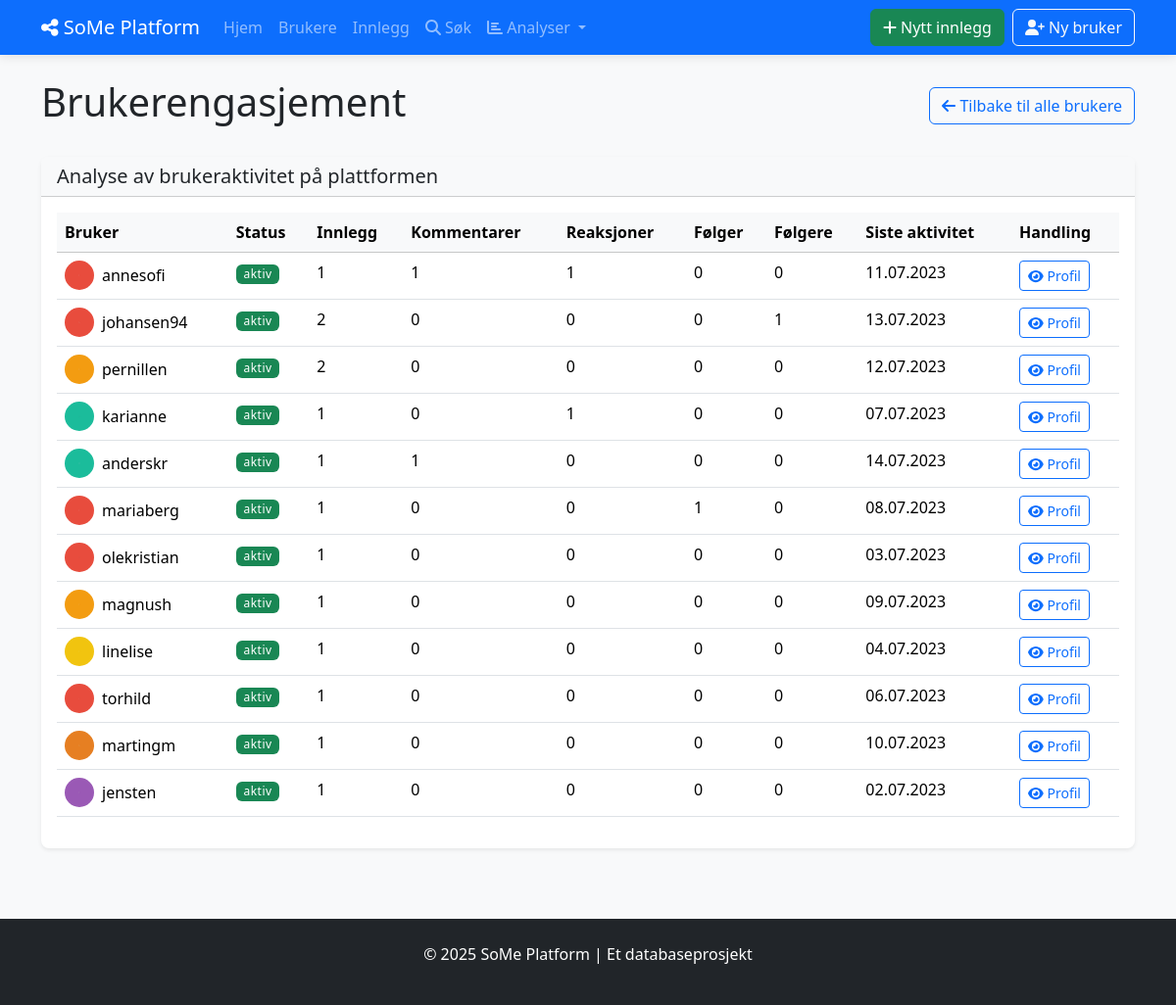
Screenshot of /user_engagement with the database file from the repository.
### tables this page shows
CREATE TABLE BRUKERE (
            bruker_id INTEGER PRIMARY KEY AUTOINCREMENT,
            brukernavn TEXT NOT NULL UNIQUE,
            epost TEXT NOT NULL UNIQUE,
            passord_hash TEXT NOT NULL,
            profilbilde TEXT,
            bio TEXT,
            registrerings_dato DATE NOT NULL DEFAULT CURRENT_DATE,
            fødselsdato DATE,
            status TEXT DEFAULT 'aktiv'
        );

### social_media_app/app.py (the view)
@app.route('/user_engagement')
def user_engagement():
    with Database() as db:
        users = db.fetchall("""
            SELECT
                b.bruker_id,
                b.brukernavn,
                b.profilbilde,
                b.status,
                COUNT(DISTINCT i.innlegg_id) AS antall_innlegg,
                COUNT(DISTINCT k.kommentar_id) AS antall_kommentarer,
                COUNT(DISTINCT r.reaksjon_id) AS antall_reaksjoner,
                COUNT(DISTINCT f.følge_id) AS antall_følger,
                (SELECT COUNT(*) FROM FØLGER WHERE følger_bruker_id = b.bruker_id) AS antall_følgere,
                MAX(i.opprettet_dato) AS siste_aktivitet
            FROM BRUKERE b
            LEFT JOIN INNLEGG i ON b.bruker_id = i.bruker_id
            LEFT JOIN KOMMENTARER k ON b.bruker_id = k.bruker_id
            LEFT JOIN REAKSJONER r ON b.bruker_id = r.bruker_id
            LEFT JOIN FØLGER f ON b.bruker_id = f.følger_id
            GROUP BY b.bruker_id
            ORDER BY (antall_innlegg + antall_kommentarer + antall_reaksjoner) DESC
        """)
        users = [format_date_fields(user, ['siste_aktivitet']) for user in users]
    return render_template('analytics/user_engagement.html', users=users)

### social_media_app/app.py (called while the page is built)
def format_date_fields(item, date_fields=None):
    if not item:
        return None
    if not isinstance(item, dict):
        item = dict(item)
    if date_fields:
        for field in date_fields:
            if field in item and item[field]:
                try:
                    if 'T' in item[field]:  # ISO format
                        item[field] = datetime.fromisoformat(item[field].replace('Z', '+00:00'))
                    else:  # SQLite default format
                        item[field] = datetime.strptime(item[field], '%Y-%m-%d %H:%M:%S')
                except (ValueError, TypeError):
                    try:
                        item[field] = datetime.strptime(item[field], '%Y-%m-%d')
                    except (ValueError, TypeError):
                        pass  # Keep original if parsing fails
    return item

### social_media_app/db_config.py (called while the page is built)
    def __enter__(self):
        return self

    def __exit__(self, exc_type, exc_val, exc_tb):
        self.cursor.close()
        if self.conn:
            self.conn.close()

    def fetchall(self, sql, params=None):
        self.cursor.execute(sql, params or ())
        return self.cursor.fetchall()

### social_media_app/templates/analytics/user_engagement.html (shortened to what this page needs)
{% extends "base.html" %}
{% block content %}
<div class="d-flex justify-content-between align-items-center mb-4">
    <h1>Brukerengasjement</h1>
    <a href="{{ url_for('list_users') }}" class="btn btn-outline-primary">
        <i class="fas fa-arrow-left"></i> Tilbake til alle brukere
    </a>
</div>
<div class="card shadow-sm mb-4">
    <div class="card-header bg-light">
        <h2 class="h5 mb-0">Analyse av brukeraktivitet på plattformen</h2>
    </div>
    <div class="card-body">
        {% if users %}
            <div class="table-responsive">
                <table class="table table-hover">
                    <thead class="table-light">
                        <tr>
                            <th>Bruker</th>
                            <th>Status</th>
                            <th>Innlegg</th>
                            <th>Kommentarer</th>
                            <th>Reaksjoner</th>
                            <th>Følger</th>
                            <th>Følgere</th>
                            <th>Siste aktivitet</th>
                            <th>Handling</th>
                        </tr>
                    </thead>
                    <tbody>
                        {% for user in users %}
                        <tr>
                            <td>
                                <div class="d-flex align-items-center">
                                    {% if user.profilbilde %}
                                        <img src="{{ url_for('static', filename='uploads/' + user.profilbilde) }}"
                                             alt="{{ user.brukernavn }}" class="rounded-circle me-2" width="30" height="30">
                                    {% else %}
                                        <div class="rounded-circle bg-secondary d-flex align-items-center justify-content-center me-2 rounded-circle-placeholder">
                                            <i class="fas fa-user fa-sm text-white"></i>
                                        </div>
                                    {% endif %}
                                    {{ user.brukernavn }}
                                </div>
                            </td>
                            <td>
                                <span class="badge {{ 'bg-success' if user.status == 'aktiv' else 'bg-secondary' }}">
                                    {{ user.status }}
                                </span>
                            </td>
                            <td>{{ user.antall_innlegg }}</td>
                            <td>{{ user.antall_kommentarer }}</td>
                            <td>{{ user.antall_reaksjoner }}</td>
                            <td>{{ user.antall_følger }}</td>
                            <td>{{ user.antall_følgere }}</td>
                            <td>
                                {% if user.siste_aktivitet %}
                                    {{ user.siste_aktivitet.strftime('%d.%m.%Y') }}
                                {% else %}
                                    <span class="text-muted">-</span>
                                {% endif %}
                            </td>
                            <td>
                                <a href="{{ url_for('view_user', user_id=user.bruker_id) }}" class="btn btn-sm btn-outline-primary">
                                    <i class="fas fa-eye"></i> Profil
                                </a>
                            </td>
                        </tr>
                        {% endfor %}
                    </tbody>
                </table>
            </div>
        {% else %}
            <div class="alert alert-info">
                Ingen brukere funnet.
            </div>
        {% endif %}
    </div>
</div>
{% endblock %}

### social_media_app/static/style.css (style rules this page uses)
body { background-color: #f8f9fa; min-height: 100vh; display: flex; flex-direction: column; }
.card { border-radius: 0.5rem; border: none; transition: transform 0.2s, box-shadow 0.2s; }
.card .rounded-circle { object-fit: cover; }
.badge { font-weight: 500; letter-spacing: 0.5px; }

### rows the page displays
BRUKERE: profilbilde (picture), brukernavn "annesofi", status "aktiv", antall_innlegg "1", antall_kommentarer "1", antall_reaksjoner "1", antall_følger "0", antall_følgere "0", siste_aktivitet "11.07.2023"
BRUKERE: profilbilde (picture), brukernavn "johansen94", status "aktiv", antall_innlegg "2", antall_kommentarer "0", antall_reaksjoner "0", antall_følger "0", antall_følgere "1", siste_aktivitet "13.07.2023"
BRUKERE: profilbilde (picture), brukernavn "pernillen", status "aktiv", antall_innlegg "2", antall_kommentarer "0", antall_reaksjoner "0", antall_følger "0", antall_følgere "0", siste_aktivitet "12.07.2023"
BRUKERE: profilbilde (picture), brukernavn "karianne", status "aktiv", antall_innlegg "1", antall_kommentarer "0", antall_reaksjoner "1", antall_følger "0", antall_følgere "0", siste_aktivitet "07.07.2023"
BRUKERE: profilbilde (picture), brukernavn "anderskr", status "aktiv", antall_innlegg "1", antall_kommentarer "1", antall_reaksjoner "0", antall_følger "0", antall_følgere "0", siste_aktivitet "14.07.2023"
BRUKERE: profilbilde (picture), brukernavn "mariaberg", status "aktiv", antall_innlegg "1", antall_kommentarer "0", antall_reaksjoner "0", antall_følger "1", antall_følgere "0", siste_aktivitet "08.07.2023"
BRUKERE: profilbilde (picture), brukernavn "olekristian", status "aktiv", antall_innlegg "1", antall_kommentarer "0", antall_reaksjoner "0", antall_følger "0", antall_følgere "0", siste_aktivitet "03.07.2023"
BRUKERE: profilbilde (picture), brukernavn "magnush", status "aktiv", antall_innlegg "1", antall_kommentarer "0", antall_reaksjoner "0", antall_følger "0", antall_følgere "0", siste_aktivitet "09.07.2023"
BRUKERE: profilbilde (picture), brukernavn "linelise", status "aktiv", antall_innlegg "1", antall_kommentarer "0", antall_reaksjoner "0", antall_følger "0", antall_følgere "0", siste_aktivitet "04.07.2023"
BRUKERE: profilbilde (picture), brukernavn "torhild", status "aktiv", antall_innlegg "1", antall_kommentarer "0", antall_reaksjoner "0", antall_følger "0", antall_følgere "0", siste_aktivitet "06.07.2023"
BRUKERE: profilbilde (picture), brukernavn "martingm", status "aktiv", antall_innlegg "1", antall_kommentarer "0", antall_reaksjoner "0", antall_følger "0", antall_følgere "0", siste_aktivitet "10.07.2023"
BRUKERE: profilbilde (picture), brukernavn "jensten", status "aktiv", antall_innlegg "1", antall_kommentarer "0", antall_reaksjoner "0", antall_følger "0", antall_følgere "0", siste_aktivitet "02.07.2023"
